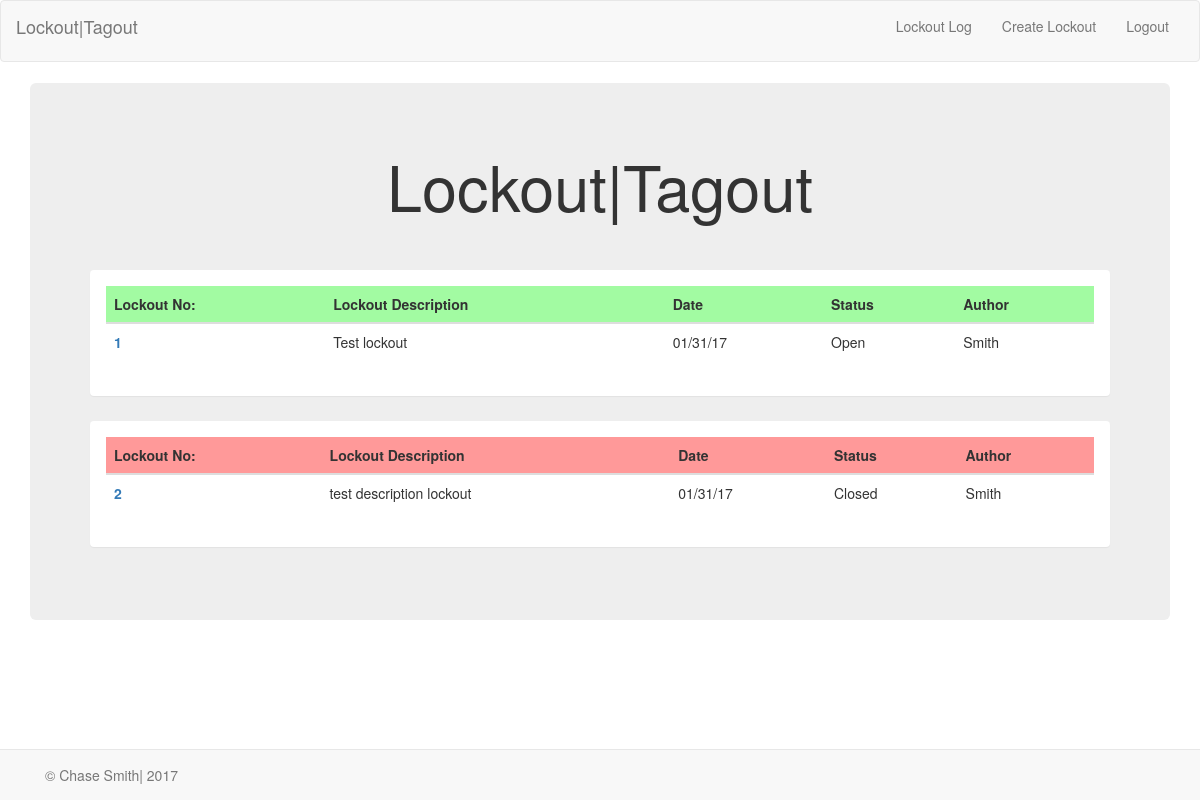
Before: / with the older database file.
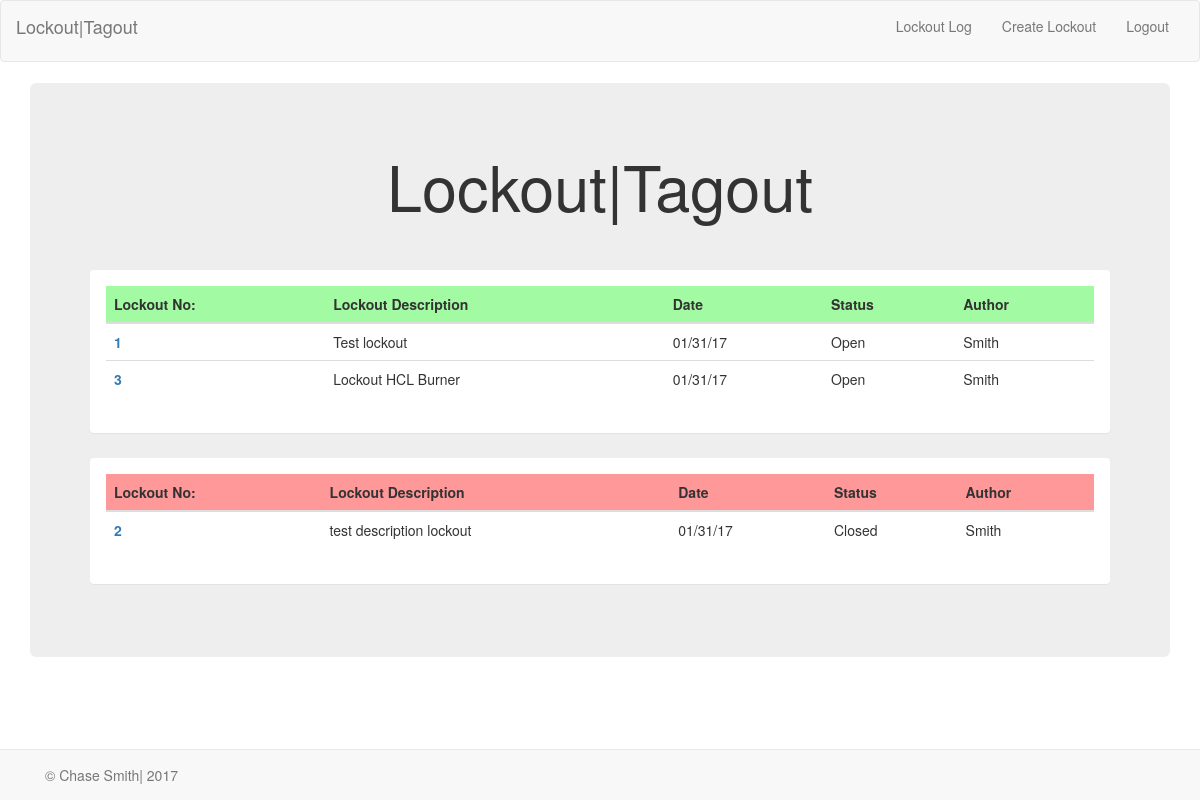
After: the same page with the newer database file.
### models.py (models this page shows, shortened)
class Lockout(db.Model):
    __tablename__="lockout"
    id=db.Column(db.Integer, primary_key=True)
    lockout_description=db.Column(db.String(200), nullable=False)
    lockout_author = db.relationship('User', backref=db.backref('lockout_author', lazy='dynamic'))
    user_id=db.Column('user_id', db.Integer, db.ForeignKey('user.id'))
    filename=db.Column(db.String(300), nullable=True)
    status=db.Column(db.Boolean(), default=True)
    goggles=db.Column(db.Boolean(), default=False)
    faceshield=db.Column(db.Boolean(),default=False)
    fullface=db.Column(db.Boolean(), default=False)
    dustmask=db.Column(db.Boolean(), default=False)
    leathergloves=db.Column(db.Boolean(), default=False)
    saranax=db.Column(db.Boolean(), default=False)
    nitrilegloves=db.Column(db.Boolean(), default=False)
    chemicalgloves=db.Column(db.Boolean(), default=False)
    chemicalsuit=db.Column(db.Boolean(),default=False)
    tyrex=db.Column(db.Boolean(),default=False)
    rubberboots=db.Column(db.Boolean(),default=False)
    sar=db.Column(db.Boolean(),default=False)
    data=db.Column(db.LargeBinary(),nullable=True)
    date=db.Column(db.DateTime)
    ppe=db.Column(db.String(50), nullable=True)

class User(db.Model):
    __tablename__="user"
    id=db.Column(db.Integer, primary_key=True)
    username=db.Column(db.String(20), unique=True)
    first_name=db.Column(db.String(20), nullable=False)
    last_name=db.Column(db.String(20), nullable=False)
    position=db.Column(db.String(50), nullable=False)

### app.py (the view)
@app.route('/')
def index():
    today=date.today()
    user=db.session.query(User).first()
    lockout=db.session.query(Lockout).all()
    open_lockouts=db.session.query(Lockout).filter_by(status=True).all()
    closed_lockouts=db.session.query(Lockout).filter_by(status=False).all()
    return render_template('index.html', closed_lockouts=closed_lockouts, open_lockouts=open_lockouts, user=user, today=today)

### templates/index.html (shortened to what this page needs)
{% extends "base.html" %}
{% import "bootstrap/wtf.html" as wtf %}
{% block content %}
<div class="row">
    <div class="col-md-12">
    </div>
  </div>
  <div class="jumbotron">
    <div class="text-center" style="padding-bottom: 40px;">
      <h1>Lockout|Tagout</h1>
    </div>
  <div class="panel-group">
    <div class="panel" style="margin-bottom: 25px;">
      <div class="panel-body">
        <table class="table table-sm">
          <thead>
            <tr style="background-color: #A2FBA2;">
              <th>Lockout No:</th>
              <th>Lockout Description</th>
              <th>Date</th>
              <th>Status</th>
              <th>Author</th>
            </tr>
          </thead>
          <tbody>
            {% for each in open_lockouts %}
            <tr >
              <th scope="row" ><a href="lockout/{{each.id}}">{{ each.id }}</a></th>
              <td>{{ each.lockout_description }}</td>
              <td>{{ each.date.strftime("%m/%d/%y") }}</td>
              {% if each.status == True %}
              <td>Open</td>
              {% else %}
              <td>Closed</td>
              {% endif %}
              <td>{{ each.lockout_author.last_name }}</td>
            </tr>
            {% endfor %}
          </tbody>
        </table>
      </div>
    </div>
  <div class="panel" style="margin-bottom: 25px;">
    <div class="panel-body">
      <table class="table table-sm">
        <thead>
          <tr style="background-color: #FF9999;">
            <th>Lockout No:</th>
            <th>Lockout Description</th>
            <th>Date</th>
            <th>Status</th>
            <th>Author</th>
          </tr>
        </thead>
        <tbody>
          {% for each in closed_lockouts %}
          <tr>
            <th scope="row"><a href="lockout/{{each.id}}">{{ each.id }}</a></th>
            <td>{{ each.lockout_description }}</td>
            <td>{{ each.date.strftime("%m/%d/%y") }}</td>
            {% if each.status == True %}
            <td>Open</td>
            {% else %}
            <td>Closed</td>
            {% endif %}
            <td>{{ each.lockout_author.last_name }}</td>
          </tr>
          {% endfor %}
        </tbody>
      </table>
    </div>
  </div>
</div>
</div>
{% endblock %}

### templates/base.html (shortened to what this page needs)
<!DOCTYPE html>
<html>
  <head>
    {% block head %}
    <link rel="stylesheet" href="https://maxcdn.bootstrapcdn.com/bootstrap/3.3.7/css/bootstrap.min.css">
    <link href="{{ url_for('static', filename='style.css') }}" rel="stylesheet">
    {% endblock %}
  </head>
  <nav class="navbar navbar-default">
  <div class="container-fluid">
    <div class="navbar-header">
      <p class="navbar-brand">Lockout|Tagout</p>
    </div>
    <div class="collapse navbar-collapse">
    <ul class="nav navbar-nav navbar-right">
        <li><a href="/">Lockout Log</a></li>
        <li><a href="/lockout"> Create Lockout</a></li>
        <li><a href="/logout">Logout</a></li>
    </ul>
    </div>
  </div>
</nav>
    <div class="container"   style="margin-bottom: 60px;">
      {% block content %}{% endblock %}
    </div>
    <div class="navbar navbar-default navbar-fixed-bottom" role="navigation"  style="margin-bottom: 0px;" >
    	<div class="container">
    		<p class ="navbar-text"> &copy; Chase Smith| 2017</p>
    	</div>
    </div>
  </body>
</html>

Changed rows visible on the page:
added Lockout: id "3", lockout_description "Lockout HCL Burner", date "01/31/17", status "Open", lockout_author.last_name "Smith", shown under "Lockout|Tagout"
